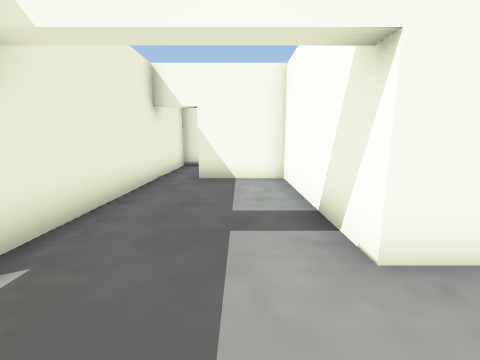
view 1 (above)

19 first-person views from a walk through a scene from a Unity 3-D project. The camera is 1.2 m above the floor, tilts 10° down and sees 90° across. The floor is counted in squares, 1 m on a side. Each view is taken from the middle of a square. On the plan, view 1 faces up. The plan holds only what a view shows up to about 12 squares ahead; the rest is blank. The place goes on beyond the plan. The player character is not drawn. Some animated figures are not drawn. Some surface patterns are stand-ins.

view 2
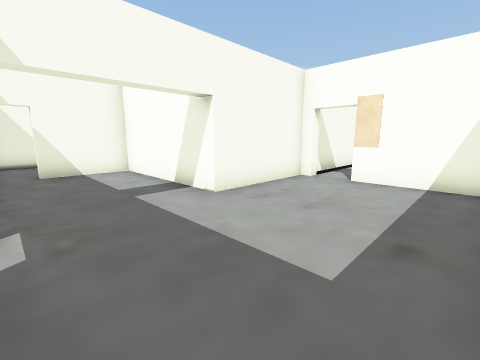

view 3
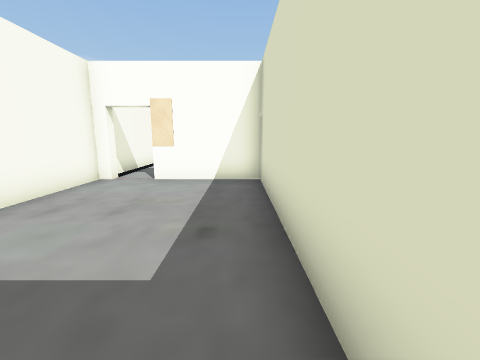

view 4
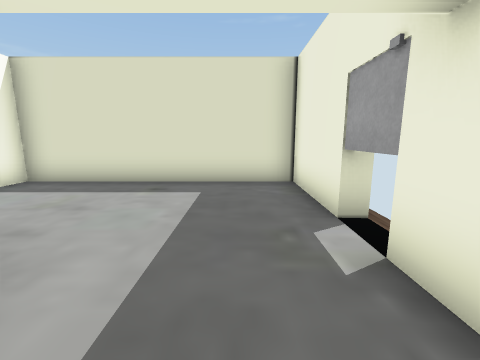

view 5
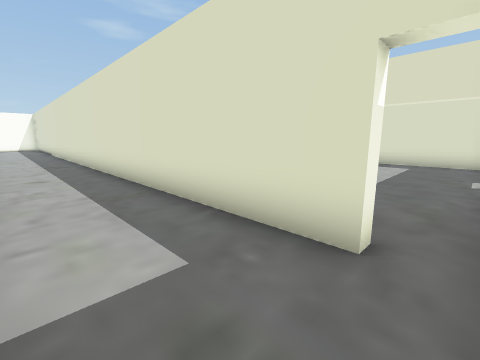

view 6
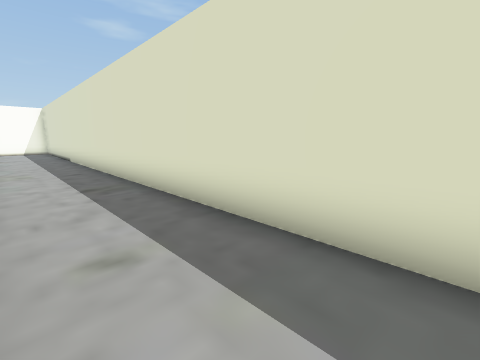

view 7
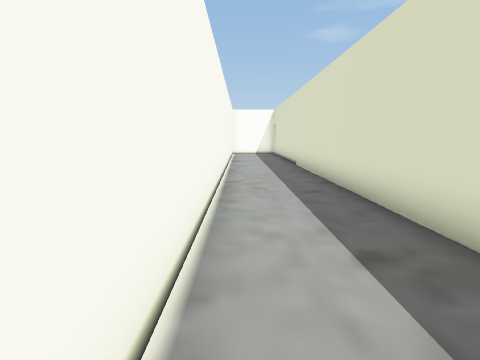

view 8
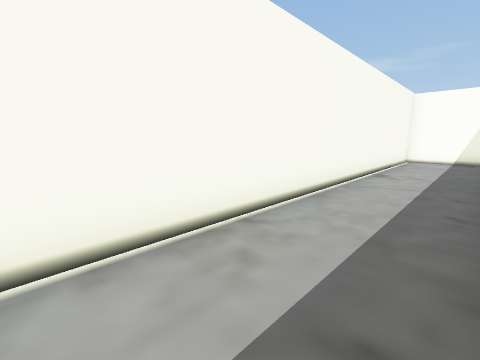

view 9
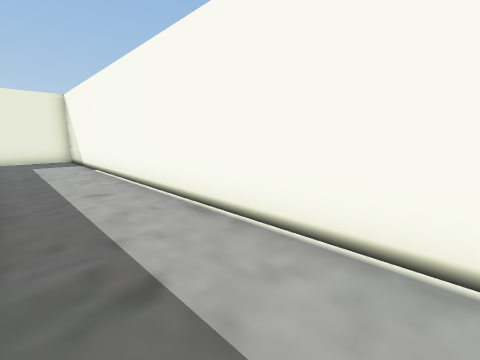

view 10
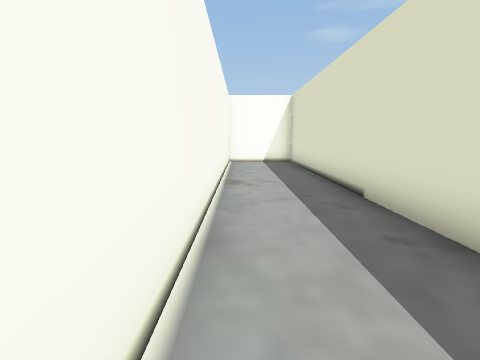

view 11
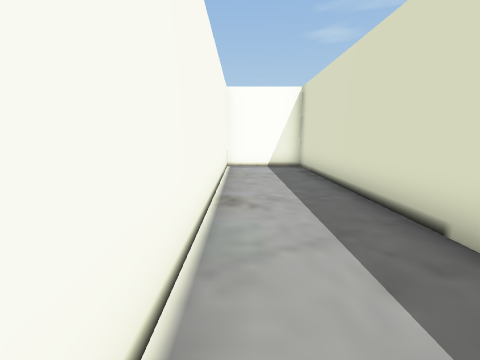

view 12
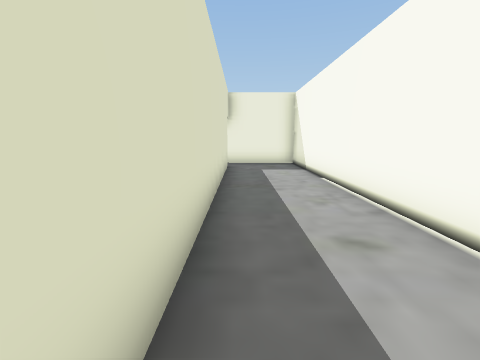

view 13
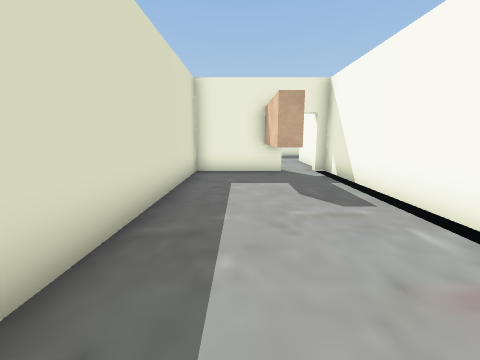

view 14
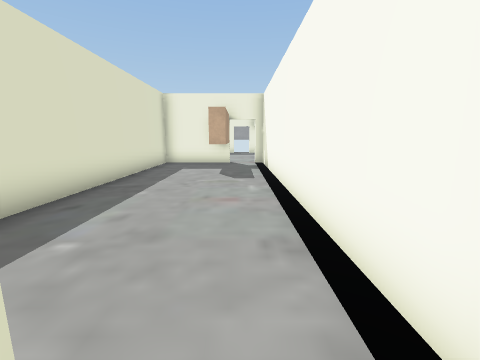

view 15
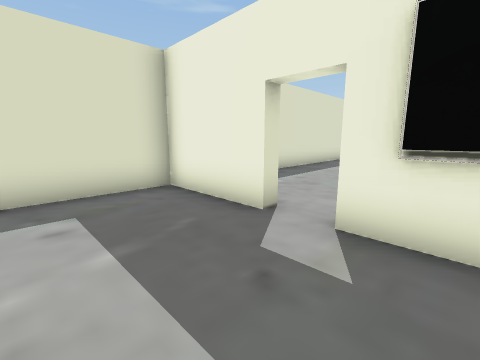

view 16
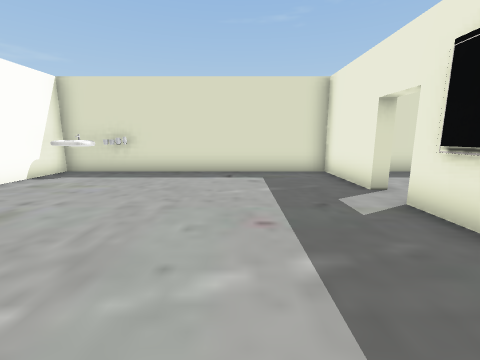

view 17
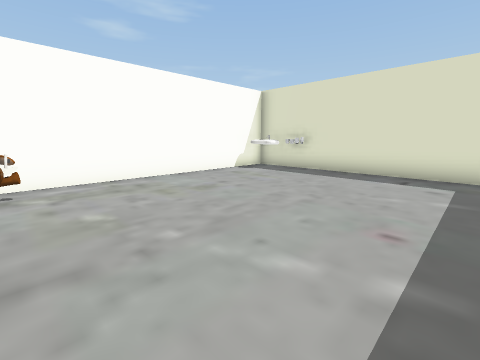

view 18
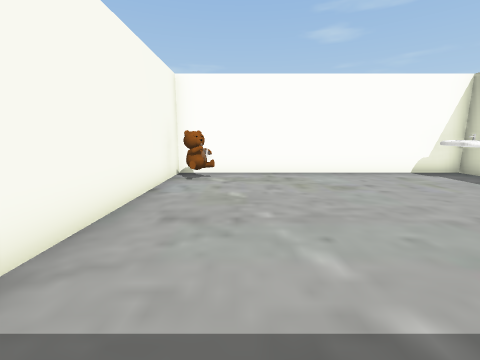

view 19
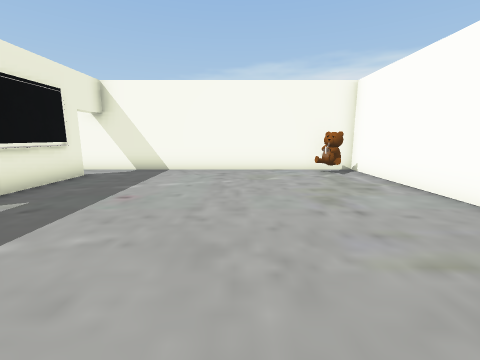

### Floor plan
Points are (right, up) in squares from view 1. A wall is a line through its corners. A room is listed if a view was taken in it or the views show most of it. See-through windows are left out.
Room 1 (views 1, 2, 3, 4)
walls: (4.9, 2.1) (1.3, 2.1) (1.3, 7.1) (-1.2, 7.1); (-2.5, 6.5) (-2.5, -2.6) (4.9, -2.6) (4.9, 0.5)
ways out: opening at (-2, 7) to room 2; opening at (5, 1) to room 3
Room 2 (views 5, 6, 7, 8, 9, 10, 11, 12)
walls: (-1.2, 7.1) (-1.2, 7.5) (26.2, 7.5) (26.2, 10.5) (-2.5, 10.5) (-2.5, 6.5)
ways out: opening at (-2, 7) to room 1
Room 3 (view 13)
walls: (8.3, 0.5) (8.3, -0.1) (5.2, -0.1); (16.1, 2.1) (5.2, 2.1); (5.3, 0.6) (5.3, -2.6) (14.6, -2.6); (5.2, 0.5) (8, 0.5); (5.4, 1.7) (4.9, 1.7)
ways out: opening at (5, 1) to room 1; opening at (17, 1) to room 4
Room 4 (views 14, 15, 16, 17, 18, 19)
walls: (16.5, 0.5) (16.9, 0.5) (16.9, -2.6) (26.2, -2.6) (26.2, 7.1) (16, 7.1); (16.9, 5.7) (16.9, 1.6)
ways out: opening at (17, 1) to room 3
objects: other object (24, -2); sink (25, -2) to (25, -1); other object (25, 6)

Where each view was taken, in squares from view 1:
view 1: 0 up, 0 right, facing up
view 2: 2 down, 2 left, facing up-right
view 3: 2 down, 2 left, facing right
view 4: 4 up, 1 left, facing down
view 5: 10 up, 2 left, facing down-right
view 6: 10 up, 4 right, facing down-right
view 7: 10 up, 8 right, facing right
view 8: 8 up, 12 right, facing up-right
view 9: 8 up, 12 right, facing up-left
view 10: 10 up, 14 right, facing right
view 11: 10 up, 16 right, facing right
view 12: 8 up, 9 right, facing left
view 13: 1 down, 14 right, facing left
view 14: 1 up, 17 right, facing left
view 15: 3 up, 20 right, facing down-left
view 16: 6 up, 20 right, facing down
view 17: 6 up, 19 right, facing down-right
view 18: 5 up, 18 right, facing right
view 19: 2 down, 22 right, facing up
